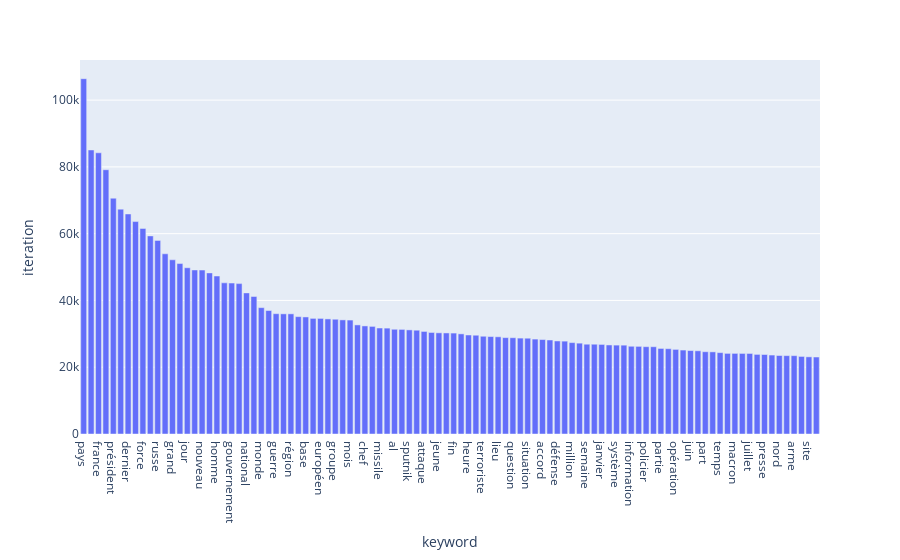

This figure's notebook cell:
### Markdown cell above
On crée un bar chart des 100 mots-clés les plus communs du corpus.

### Code cell
getKeywords(corpusFiles, 100)

### Figure 1 — Plotly figure (JSON) as saved in the notebook; plotly's stock layout.template omitted (floating-point values rounded to 4 significant figures)
{"data": [{"alignmentgroup": "True", "hovertemplate": "keyword=%{x}<br>iteration=%{y}<extra></extra>", "legendgroup": "", "marker": {"color": "#636efa", "pattern": {"shape": ""}}, "name": "", "offsetgroup": "", "orientation": "v", "showlegend": false, "textposition": "auto", "type": "bar", "x": ["pays", "américain", "france", "an", "président", "état", "dernier", "français", "force", "militaire", "russe", "politique", "grand", "ministre", "jour", "armée", "nouveau", "personne", "homme", "russie", "gouvernement", "iran", "national", "année", "monde", "police", "guerre", "affaire", "région", "sécurité", "base", "iranien", "européen", "israélien", "groupe", "cas", "mois", "fois", "chef", "israël", "missile", "général", "al", "ville", "sputnik", "pari", "attaque", "étranger", "jeune", "syrie", "fin", "syrien", "heure", "femme", "terroriste", "public", "lieu", "international", "question", "place", "situation", "source", "accord", "mars", "défense", "mesure", "million", "face", "semaine", "droit", "janvier", "service", "système", "mort", "information", "trump", "policier", "mai", "partie", "social", "opération", "média", "juin", "avril", "part", "chine", "temps", "point", "macron", "autorité", "juillet", "ministère", "presse", "euro", "nord", "suite", "arme", "raison", "site", "photo"], "xaxis": "x", "y": [106415, 85068, 84222, 79155, 70631, 67348, 65903, 63623, 61575, 59333, 57989, 53970, 52173, 51050, 49792, 49136, 49108, 48255, 47323, 45277, 45214, 45042, 42264, 41189, 37844, 36978, 36036, 35988, 35988, 35151, 35057, 34630, 34621, 34471, 34370, 34177, 34125, 32673, 32372, 32226, 31748, 31713, 31368, 31329, 31181, 31086, 30716, 30409, 30305, 30265, 30230, 29992, 29654, 29581, 29276, 29186, 29116, 28868, 28833, 28724, 28690, 28426, 28288, 28157, 27867, 27812, 27371, 27209, 26893, 26890, 26828, 26668, 26623, 26607, 26279, 26247, 26154, 26142, 25625, 25553, 25339, 25141, 24991, 24922, 24642, 24598, 24375, 24146, 24142, 24132, 24122, 23841, 23810, 23647, 23507, 23469, 23462, 23234, 23111, 23057], "yaxis": "y"}], "layout": {"barmode": "relative", "legend": {"tracegroupgap": 0}, "margin": {"t": 60}, "xaxis": {"anchor": "y", "domain": [0, 1], "title": {"text": "keyword"}}, "yaxis": {"anchor": "x", "domain": [0, 1], "title": {"text": "iteration"}}}}
